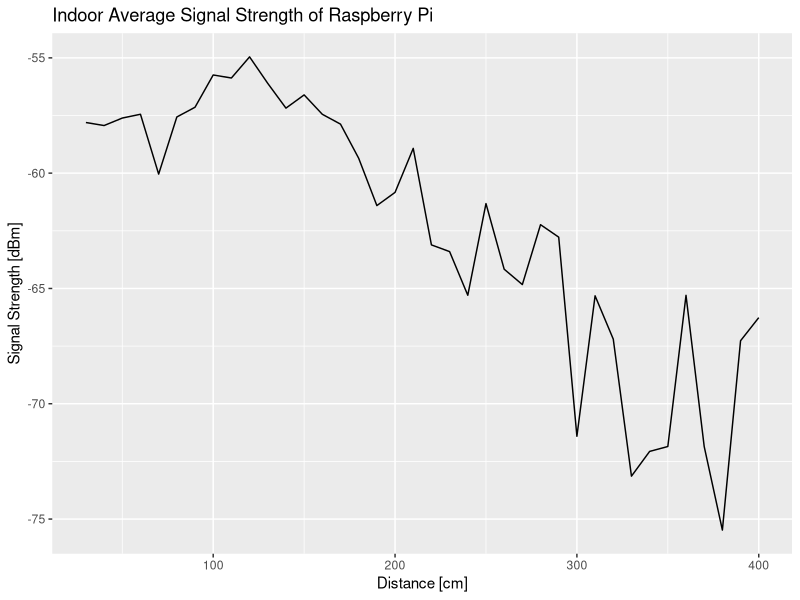
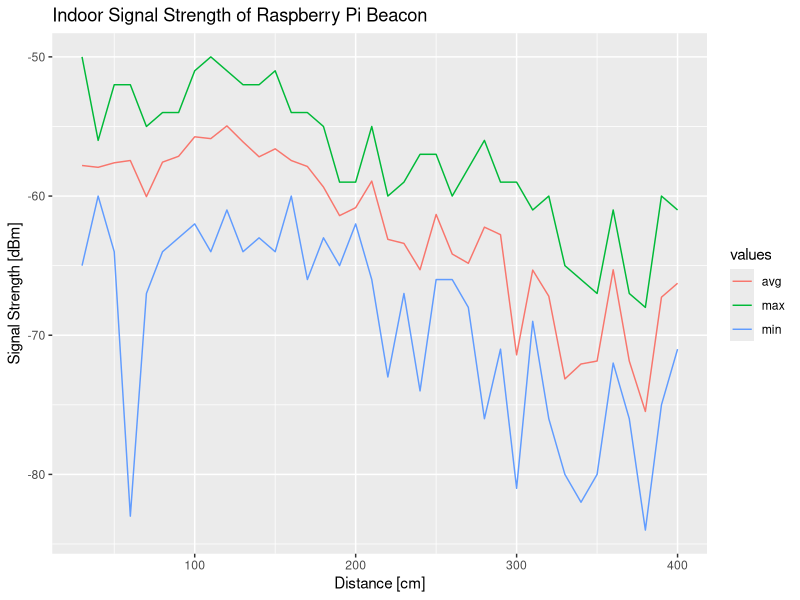

Write R code to recreate these figures, in order.
library(ggplot2)

#avgData <- c(-60, -61, -67, -73, -66, -65, -63, -59, -61)
#minData <- c(-63, -70, -83, -96, -75, -69, -69, -65, -67)
#maxData <- c(-57, -56, -58, -60, -59, -60, -58, -55, -55)

data <- read.csv(file='iphone5_raspberry_signal_strength-all.csv', head=TRUE, sep=';')

pdf(file="avgiphone5_raspberry.pdf", onefile=TRUE, pagecentre=TRUE, width=12, height=6)

print(
	ggplot(data = data, aes(x=distance, y=avg)) + geom_line() + ylab("Signal Strength [dBm]") + xlab("Distance [cm]") + ggtitle("Indoor Average Signal Strength of Raspberry Pi")
)

pdf(file="alliphone5_raspberry.pdf", onefile=TRUE, pagecentre=TRUE, width=12, height=6)
print(
	ggplot(data = data, aes(x=distance, y=value)) + geom_line(aes(y=avg, col = 'avg')) + geom_line(aes(y=min, col = 'min')) + geom_line(aes(y=max, col = 'max'))   + ylab("Signal Strength [dBm]") + xlab("Distance [cm]") + ggtitle("Indoor Signal Strength of Raspberry Pi Beacon") + labs(colour = "values")
)
